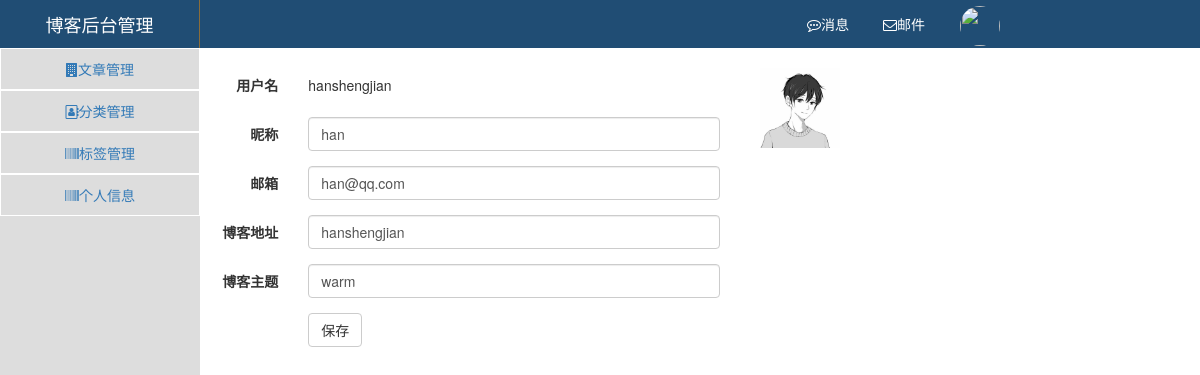
Page /back/userinfo.html (signed in) on the committed database.
### app01/models.py (models this page shows, shortened)
class UserInfo(models.Model):
    nid = models.BigAutoField(primary_key=True)
    username = models.CharField(verbose_name='用户名', max_length=32, unique=True)
    password = models.CharField(verbose_name='密码', max_length=64)
    nickname = models.CharField(verbose_name='昵称', max_length=32)
    email = models.EmailField(verbose_name='邮箱', unique=True)
    avatar = models.ImageField(verbose_name='头像',upload_to='static/images')
    create_time = models.DateTimeField(verbose_name='创建时间', auto_now_add=True)
    fans = models.ManyToManyField(verbose_name='粉丝们',
                                  to='UserInfo',
                                  through='UserFans',
                                  related_name='f',
                                  through_fields=('user', 'follower'))

class Blog(models.Model):
    nid = models.BigAutoField(primary_key=True)
    title = models.CharField(verbose_name='个人博客标题', max_length=64)
    site = models.CharField(verbose_name='个人博客前缀', max_length=32, unique=True)
    theme = models.CharField(verbose_name='博客主题', max_length=32)
    user = models.OneToOneField(to='UserInfo', to_field='nid',on_delete=models.CASCADE)

### app01/views.py (the view, shortened to what this page needs)
# urls.py: url(r'^back/userinfo.html$', views.userinfo),
def userinfo(request):
    nid = request.session.get('user_id')
    blog_id = request.session.get('blog_id')
    blog = models.Blog.objects.filter(nid=blog_id,user_id=nid).first()
    user_obj = models.UserInfo.objects.filter(nid=nid).first()
    if request.method == 'GET':
        user_dict = {
            'nickname':user_obj.nickname,
            'email':user_obj.email,
            'avatar':user_obj.avatar,
        }
        avatar = "/" + str(user_obj.avatar)
        if blog:
            user_dict['site'] = blog.site
            user_dict['theme'] = blog.theme
        obj = UserinfoForm(request,initial=user_dict)
        return render(request,'back/userinfo.html',{'obj':obj,'user_obj':user_obj,'avatar':avatar})

### app01/forms.py
class UserinfoForm(Form):
    nickname = fields.CharField(
        widget=widgets.TextInput(attrs={'class': 'form-control'})
    )
    email = fields.EmailField(
        widget=widgets.EmailInput(attrs={'class': 'form-control'})
    )
    site = fields.CharField(
        required=False,
        widget=widgets.TextInput(attrs={'class': 'form-control'})
    )
    theme = fields.CharField(
        required=False,
        widget=widgets.TextInput(attrs={'class': 'form-control'})
    )
    avatar = fields.FileField(
        required=False,
        widget=widgets.FileInput(attrs={'id':'imgSelect','class':'f1'})
    )
    def __init__(self,request,*args,**kwargs):
        super(UserinfoForm, self).__init__(*args,**kwargs)
        self.request = request

### templates/back/userinfo.html (shortened to what this page needs)
{% extends 'back/layout.html' %}
{% block xx %}
<div class="content-box">
<form class="form-horizontal" novalidate method="POST" action="userinfo.html" enctype="multipart/form-data">
    <div class="user_left">
        <div class="form-group">
        <label class="col-sm-2 control-label">用户名</label>
        <div class="col-sm-10 username">
             {{ user_obj.username }}
        </div>
      </div>
          <div class="form-group">
        <label class="col-sm-2 control-label">昵称</label>
        <div class="col-sm-10">
          {{ obj.nickname }} {{ obj.errors.nickname.0 }}
        </div>
      </div>
      <div class="form-group">
        <label class="col-sm-2 control-label">邮箱</label>
        <div class="col-sm-10">
          {{ obj.email }} {{ obj.errors.email.0 }}
        </div>
      </div>
        <div class="form-group">
        <label class="col-sm-2 control-label">博客地址</label>
        <div class="col-sm-10">
          {{ obj.site }} {{ obj.errors.site.0 }}
        </div>
      </div>
        <div class="form-group">
        <label class="col-sm-2 control-label">博客主题</label>
        <div class="col-sm-10">
          {{ obj.theme }} {{ obj.errors.theme.0 }}
        </div>
      </div>
        <div class="form-group">
        <div class="col-sm-offset-2 col-sm-10">
          <button type="submit" class="btn btn-default">保存</button>
        </div>
      </div>
    </div>
    <div class="avatar">
        {% if avatar != "/" %}
            <img id="previewImg" style="height:80px; width: 80px;" src={{ avatar }}>
        {% else %}
            <img id="previewImg" style="height:80px; width: 80px;" src="/static/images/default.png">
        {% endif %}
    </div>
</form>
</div>
{% endblock %}

### templates/back/userinfo.html (style rules this page uses)
.content-box { width: 800px; margin-left: 20px; margin-top: 20px; }
.user_left { float: left; width: 500px; }
.avatar { position: relative; width: 80px; height: 80px; margin-right: 180px; float: right; }
#previewImg { position: absolute; }
.username { line-height: 34px; }

### rows in the picture
UserInfo: username "hanshengjian", nickname "han", email "han@qq.com"
Blog: site "hanshengjian", theme "warm"
